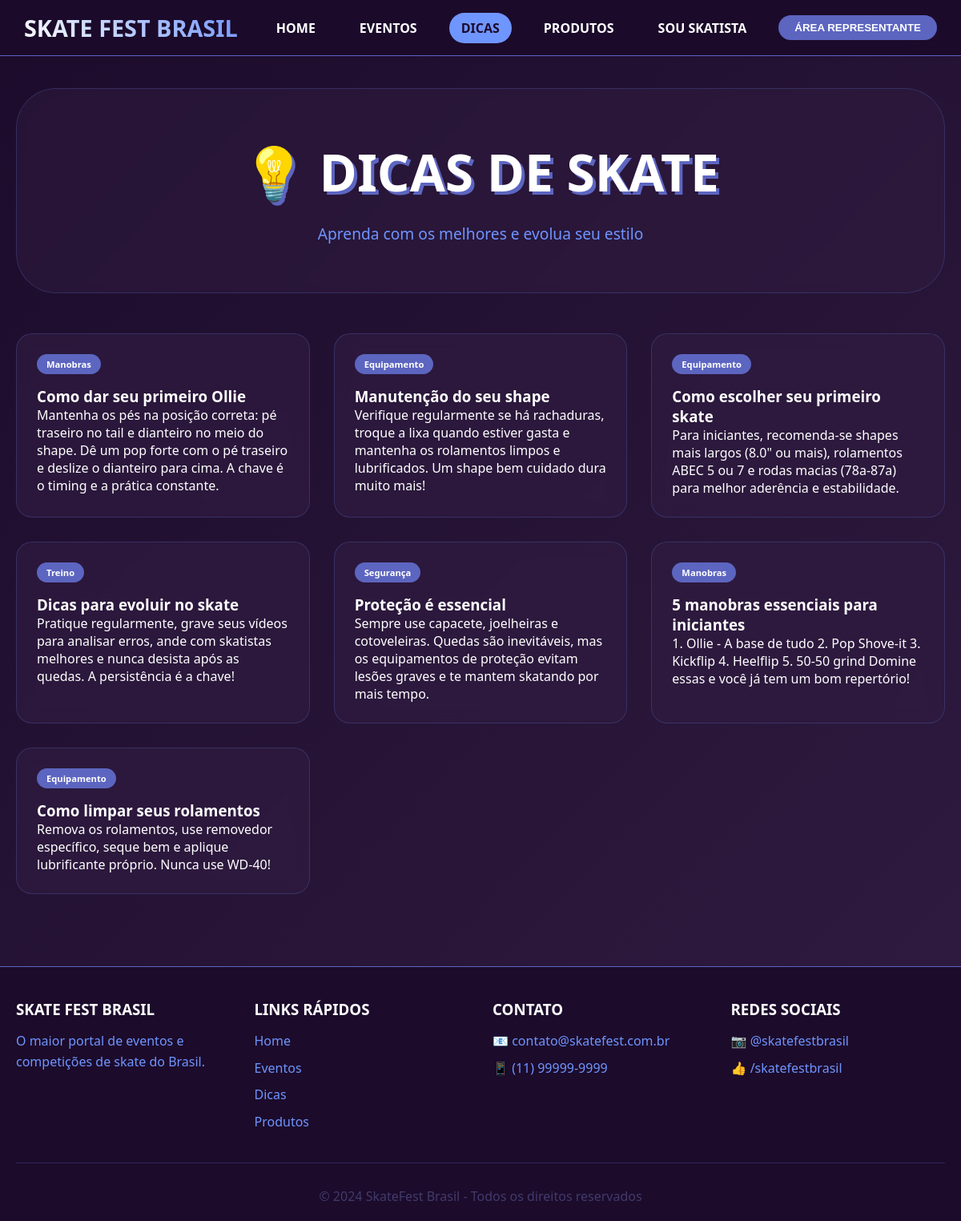
The page /?pagina=dicas on the database its author committed.
### tables this page shows
CREATE TABLE `dicas` (
  `id` int(11) NOT NULL,
  `titulo` varchar(200) NOT NULL,
  `conteudo` text NOT NULL,
  `categoria` varchar(50) NOT NULL,
  `imagem_url` varchar(500) DEFAULT NULL,
  `autor` varchar(100) DEFAULT 'Equipe SkateFest',
  `visualizacoes` int(11) DEFAULT 0,
  `created_at` timestamp NOT NULL DEFAULT current_timestamp(),
  `updated_at` timestamp NULL DEFAULT NULL ON UPDATE current_timestamp()
);

### index.php (the view, shortened to what this page needs)
<?php
$host = 'localhost';
$dbname = 'skate_fest_competition';
$user = 'root';
$pass = '';
try {
    $pdo = new PDO("mysql:host=$host;dbname=$dbname;charset=utf8mb4", $user, $pass);
    $pdo->setAttribute(PDO::ATTR_ERRMODE, PDO::ERRMODE_EXCEPTION);
} catch(PDOException $e) {
    die("Erro de conexão: " . $e->getMessage());
}
function isRepresentanteLogado() {
    return isset($_SESSION['representante_id']);
}
$pagina = $_GET['pagina'] ?? 'home';
$dicas = $pdo->query("SELECT * FROM dicas ORDER BY created_at DESC")->fetchAll();
?>
<!DOCTYPE html>
<html lang="pt-BR">
<head>
</head>
<body>
    <nav class="navbar">
        <div class="navbar-container">
            <div class="logo"><h1>SKATE FEST BRASIL</h1></div>
            <div class="nav-links">
                <a href="?pagina=home" class="<?= $pagina == 'home' ? 'active' : '' ?>">HOME</a>
                <a href="?pagina=eventos" class="<?= $pagina == 'eventos' ? 'active' : '' ?>">EVENTOS</a>
                <a href="?pagina=dicas" class="<?= $pagina == 'dicas' ? 'active' : '' ?>">DICAS</a>
                <a href="?pagina=produtos" class="<?= $pagina == 'produtos' ? 'active' : '' ?>">PRODUTOS</a>
                <a href="?pagina=cadastro-skatista" class="<?= $pagina == 'cadastro-skatista' ? 'active' : '' ?>">SOU SKATISTA</a>
                <?php if(isRepresentanteLogado()): ?>
                    <div class="user-info"><span>👋 <?= $_SESSION['representante_nome'] ?></span><a href="?logout=1" class="btn-logout">SAIR</a></div>
                <?php else: ?>
                    <button class="btn-login" onclick="abrirModalLogin()">ÁREA REPRESENTANTE</button>
                <?php endif; ?>
            </div>
        </div>
    </nav>
    <main class="container">
        <?php if($pagina == 'home'): ?>
            <section class="hero"><h1>SKATE FEST BRASIL</h1><p>O maior portal de eventos, competições e cultura do skate no Brasil</p></section>
            <div class="cards-grid">
                <div class="card"><div class="card-icon">🏆</div><h3>Competições</h3><p>Participe das melhores competições de skate do Brasil.</p><?php if(isRepresentanteLogado()): ?><a href="?pagina=competicao" class="btn">Ver Competições</a><?php else: ?><button class="btn" onclick="abrirModalLogin()">Faça login para acessar</button><?php endif; ?></div>
                <div class="card"><div class="card-icon">📅</div><h3>Eventos</h3><p>Confira a agenda de eventos de skate em todo o Brasil.</p><a href="?pagina=eventos" class="btn">Ver Eventos</a></div>
                <div class="card"><div class="card-icon">💡</div><h3>Dicas</h3><p>Dicas de manobras, manutenção e equipamentos.</p><a href="?pagina=dicas" class="btn">Ver Dicas</a></div>
                <div class="card"><div class="card-icon">🛒</div><h3>Produtos</h3><p>As melhores marcas de skate com preços especiais.</p><a href="?pagina=produtos" class="btn">Comprar</a></div>
                <div class="card"><div class="card-icon">🛹</div><h3>Sou Skatista</h3><p>Cadastre-se nos eventos e mostre seu talento.</p><a href="?pagina=cadastro-skatista" class="btn">Me Inscrever</a></div>
            </div>
        <?php elseif($pagina == 'dicas'): ?>
            <section class="hero"><h1>💡 DICAS DE SKATE</h1><p>Aprenda com os melhores e evolua seu estilo</p></section>
            <div class="dicas-grid">
                <?php foreach($dicas as $dica): ?>
                    <div class="dica-card"><span class="dica-categoria"><?= htmlspecialchars($dica['categoria']) ?></span><h3><?= htmlspecialchars($dica['titulo']) ?></h3><p><?= htmlspecialchars($dica['conteudo']) ?></p></div>
                <?php endforeach; ?>
            </div>
        <?php endif; ?>
    </main>
    <footer class="footer">
        <div class="footer-content">
            <div class="footer-section"><h3>SKATE FEST BRASIL</h3><p>O maior portal de eventos e competições de skate do Brasil.</p></div>
            <div class="footer-section"><h3>LINKS RÁPIDOS</h3><a href="?pagina=home">Home</a><a href="?pagina=eventos">Eventos</a><a href="?pagina=dicas">Dicas</a><a href="?pagina=produtos">Produtos</a></div>
            <div class="footer-section"><h3>CONTATO</h3><p>📧 contato@skatefest.com.br</p><p>📱 (11) 99999-9999</p></div>
            <div class="footer-section"><h3>REDES SOCIAIS</h3><p>📷 @skatefestbrasil</p><p>👍 /skatefestbrasil</p></div>
        </div>
        <div class="footer-bottom"><p>&copy; 2024 SkateFest Brasil - Todos os direitos reservados</p></div>
    </footer>
</body>
</html>

### index.php (style rules this page uses)
* { margin: 0; padding: 0; box-sizing: border-box; }
body { font-family: 'Segoe UI', Tahoma, Geneva, Verdana, sans-serif; background: linear-gradient(135deg, #1C0B2B 0%, #301C41 100%); min-height: 100vh; color: white; }
.navbar { background: rgba(28, 11, 43, 0.95); backdrop-filter: blur(10px); padding: 15px 30px; position: sticky; top: 0; z-index: 1000; border-bottom: 1px solid #5C65C0; }
.navbar-container { max-width: 1400px; margin: 0 auto; display: flex; justify-content: space-between; align-items: center; flex-wrap: wrap; gap: 20px; }
.logo h1 { font-size: 1.8rem; background: linear-gradient(45deg, white, #6F95FF); -webkit-background-clip: text; -webkit-text-fill-color: transparent; }
.nav-links { display: flex; gap: 25px; flex-wrap: wrap; align-items: center; }
.nav-links a { color: white; text-decoration: none; font-weight: 600; padding: 8px 15px; border-radius: 25px; transition: all 0.3s ease; }
.nav-links a:hover, .nav-links a.active { background: #6F95FF; color: #1C0B2B; }
.btn-login { background: #5C65C0; padding: 8px 20px; border-radius: 25px; border: none; cursor: pointer; color: white; font-weight: 600; }
.container { max-width: 1400px; margin: 0 auto; padding: 40px 20px; }
.hero { text-align: center; padding: 60px 20px; background: rgba(48, 28, 65, 0.5); border-radius: 50px; margin-bottom: 50px; backdrop-filter: blur(5px); border: 1px solid rgba(111, 149, 255, 0.2); }
.hero h1 { font-size: 4rem; margin-bottom: 20px; text-shadow: 4px 4px 0 #5C65C0; }
.hero p { color: #6F95FF; font-size: 1.2rem; }
.dicas-grid { display: grid; grid-template-columns: repeat(auto-fit, minmax(350px, 1fr)); gap: 30px; }
.dica-card { background: rgba(48, 28, 65, 0.7); backdrop-filter: blur(10px); border-radius: 20px; padding: 25px; border: 1px solid rgba(111, 149, 255, 0.2); transition: all 0.3s ease; }
.dica-categoria { display: inline-block; padding: 5px 12px; background: #5C65C0; border-radius: 20px; font-size: 0.7rem; font-weight: 700; margin-bottom: 15px; }
.footer { background: rgba(28, 11, 43, 0.95); padding: 40px 20px 20px; margin-top: 50px; border-top: 1px solid #5C65C0; }
.footer-content { max-width: 1400px; margin: 0 auto; display: grid; grid-template-columns: repeat(auto-fit, minmax(250px, 1fr)); gap: 30px; }
.footer-section h3 { margin-bottom: 15px; }
.footer-section p, .footer-section a { color: #6F95FF; line-height: 1.6; text-decoration: none; display: block; margin: 8px 0; }
.footer-bottom { text-align: center; padding-top: 30px; margin-top: 30px; border-top: 1px solid rgba(111, 149, 255, 0.2); color: #413B6B; }

### rows shown on the page
dicas: categoria "Manobras", titulo "Como dar seu primeiro Ollie", conteudo "Mantenha os pés na posição correta: pé traseiro no tail e dianteiro no meio do shape. Dê um pop forte com o pé traseiro e deslize o dianteiro para cima. A chave é o timing e a prática constante."
dicas: categoria "Equipamento", titulo "Manutenção do seu shape", conteudo "Verifique regularmente se há rachaduras, troque a lixa quando estiver gasta e mantenha os rolamentos limpos e lubrificados. Um shape bem cuidado dura muito mais!"
dicas: categoria "Equipamento", titulo "Como escolher seu primeiro skate", conteudo "Para iniciantes, recomenda-se shapes mais largos (8.0\" ou mais), rolamentos ABEC 5 ou 7 e rodas macias (78a-87a) para melhor aderência e estabilidade."
dicas: categoria "Treino", titulo "Dicas para evoluir no skate", conteudo "Pratique regularmente, grave seus vídeos para analisar erros, ande com skatistas melhores e nunca desista após as quedas. A persistência é a chave!"
dicas: categoria "Segurança", titulo "Proteção é essencial", conteudo "Sempre use capacete, joelheiras e cotoveleiras. Quedas são inevitáveis, mas os equipamentos de proteção evitam lesões graves e te mantem skatando por mais tempo."
dicas: categoria "Manobras", titulo "5 manobras essenciais para iniciantes", conteudo "1. Ollie - A base de tudo 2. Pop Shove-it 3. Kickflip 4. Heelflip 5. 50-50 grind Domine essas e você já tem um bom repertório!"
dicas: categoria "Equipamento", titulo "Como limpar seus rolamentos", conteudo "Remova os rolamentos, use removedor específico, seque bem e aplique lubrificante próprio. Nunca use WD-40!"
